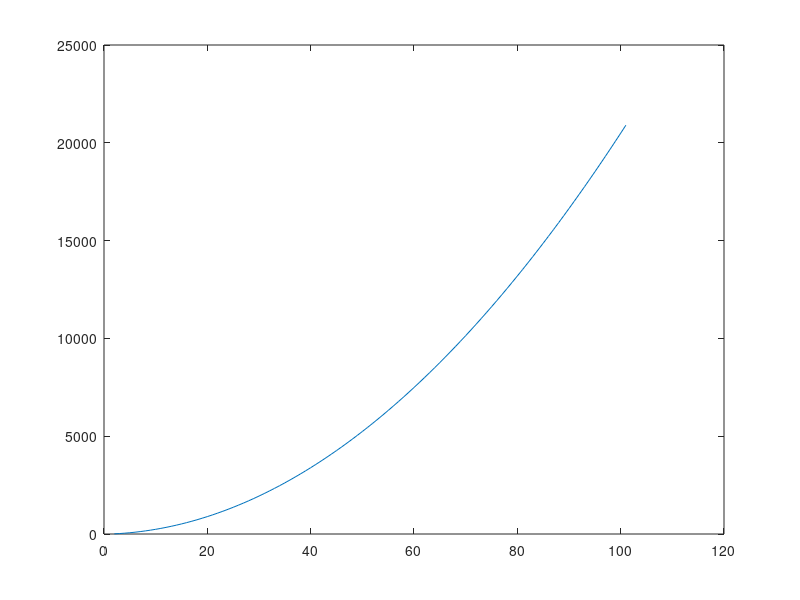

Reproduce this figure in MATLAB. (Note: this script raises an error after producing the figure.)
%minrangenum = 0;
%maxrangenum = 50;
minrangenum = 2;
maxrangenum = 100;

% coder changes the case number for every case
filecreate = fopen("plotting_case2.csv","w");

xvalues = (minrangenum:maxrangenum+1)';
y = 2*(xvalues.^2)+5*xvalues-10;

setA = horzcat(xvalues,y);
%creates the first line of file
fprintf(filecreate,'%s,%s\n','X','Y');

fprintf(filecreate, '%f,%f\n', setA);
plot(xvalues,y);
set(gca, lineWidth=1,fontsize=14);
xlabel("X values");
ylabel("y");
% coder changes the case number for every case
title("Plotting Graph 2");
grid on

fclose(filecreate);